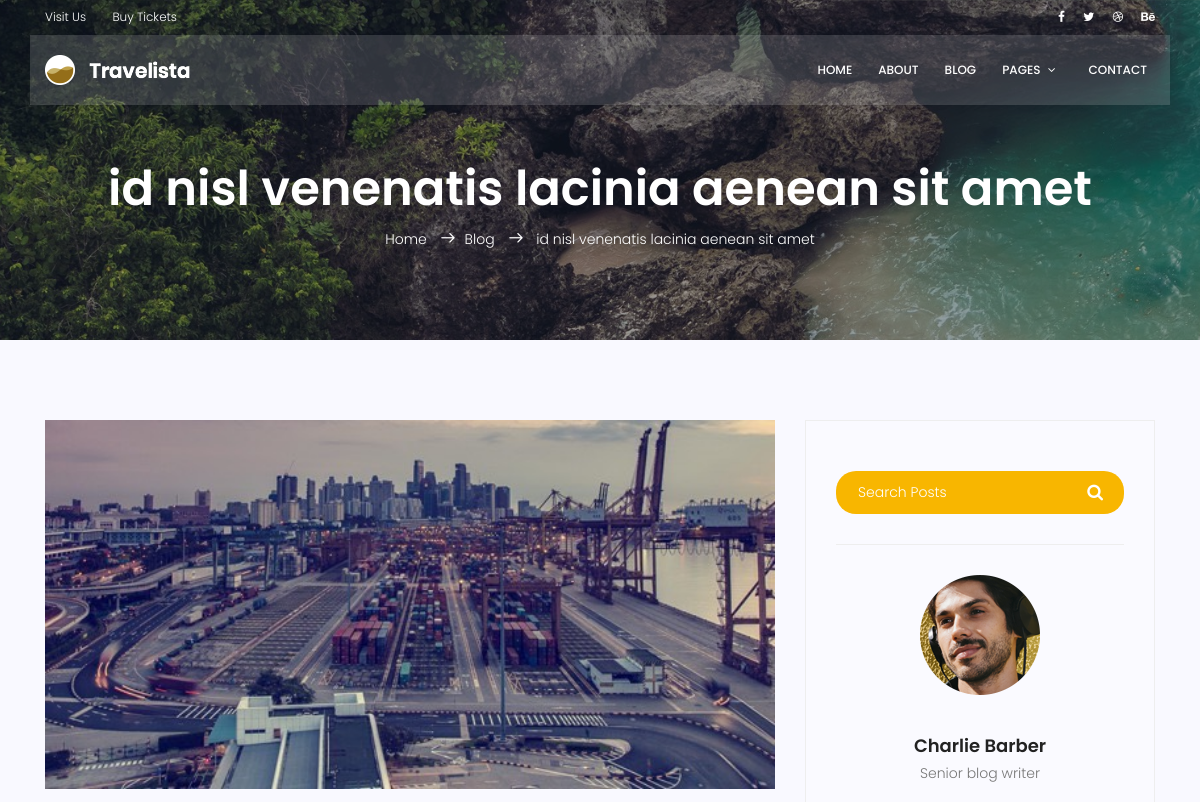
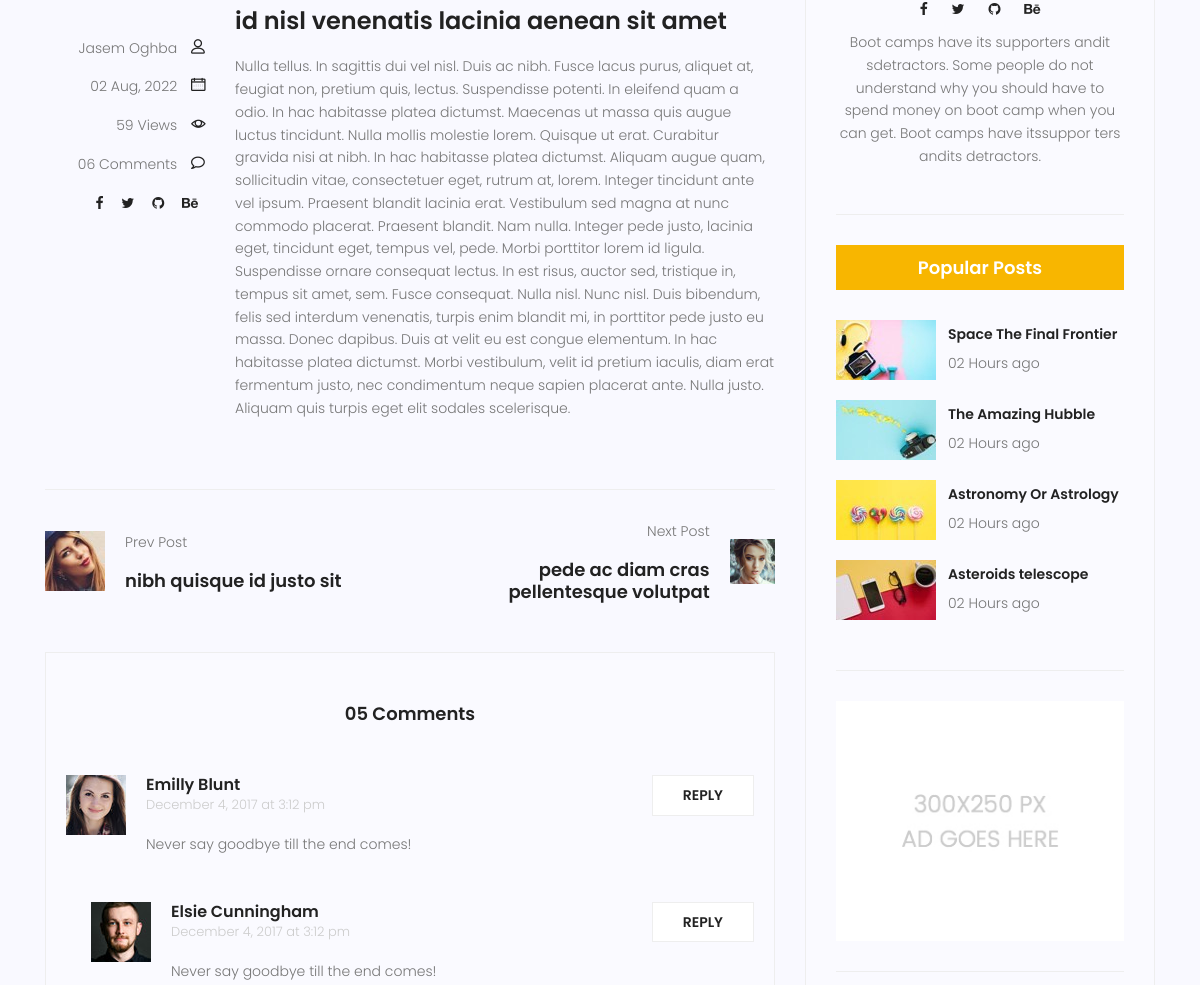
Page /blog/single/8/ (upper part) on the earlier database version (2 pictures, top to bottom).
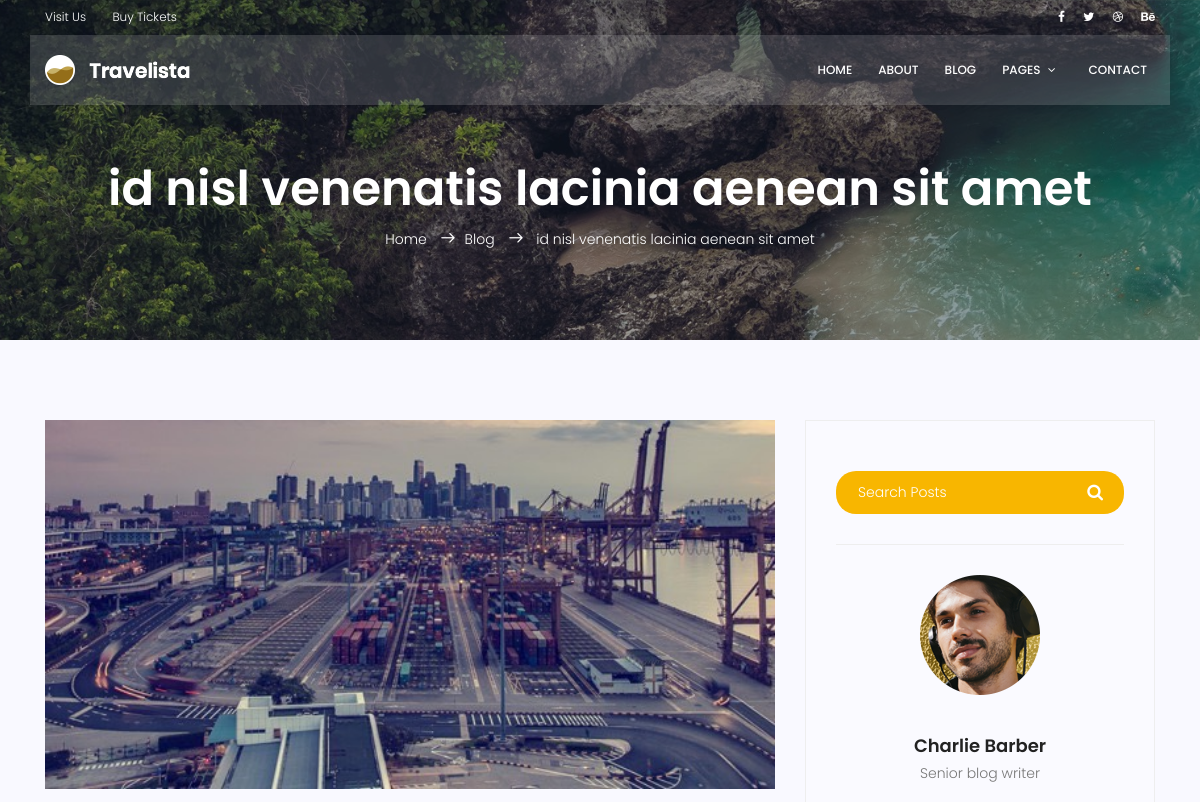
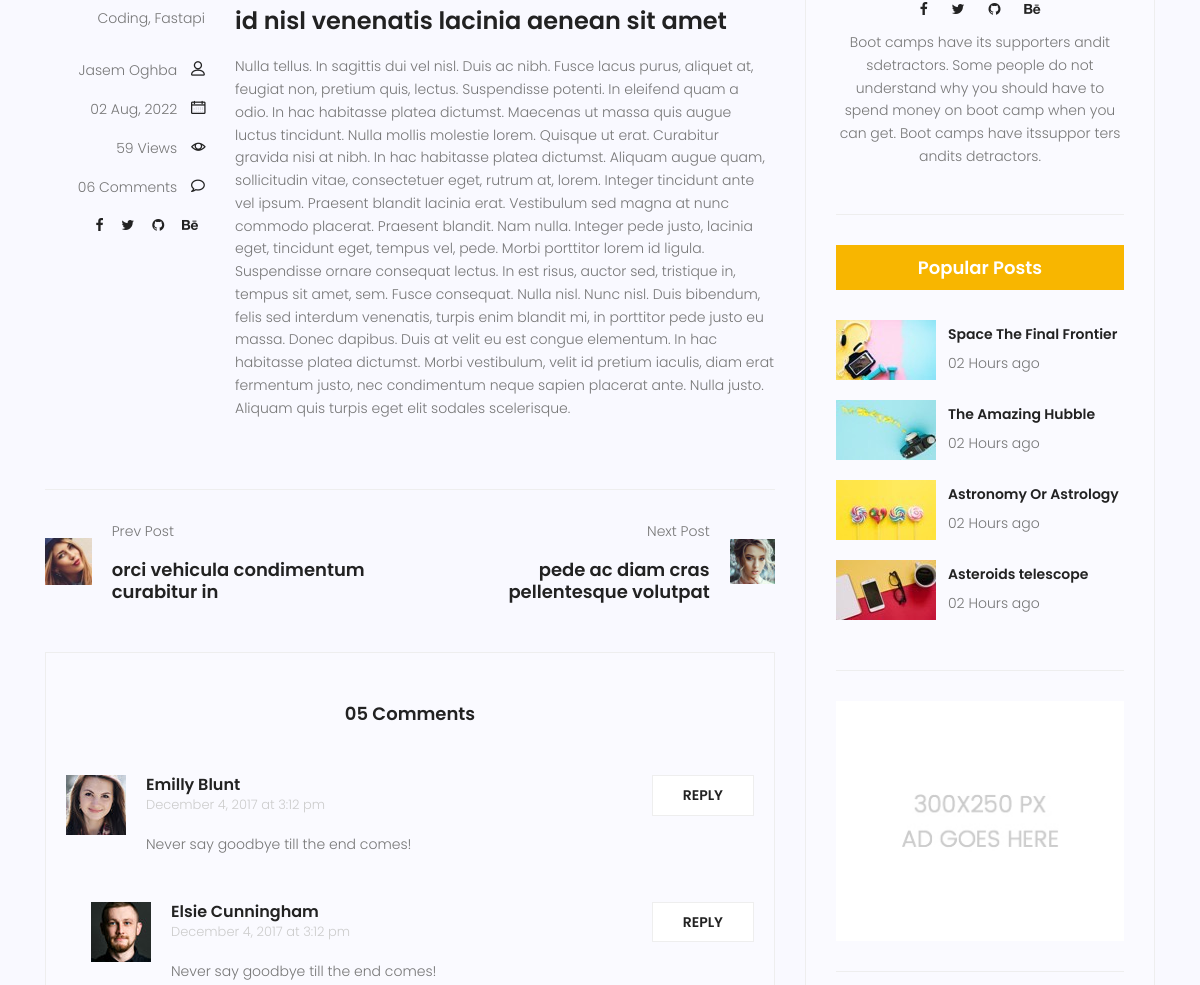
Same page on the later database version (2 pictures, top to bottom).
### blog/models.py (models this page shows, shortened)
class Post(models.Model):
    author = models.ForeignKey(to=User, on_delete=models.SET_NULL, null=True)
    image = models.ImageField(upload_to='blog_post/', default='blog_post/default.jpg')
    title = models.CharField(max_length=255)
    content = models.TextField()
    category = models.ManyToManyField(to=Category)
    counted_views = models.IntegerField(default=0)
    status = models.BooleanField(default=False)
    publish_date = models.DateTimeField(null=True)
    created_date = models.DateTimeField(auto_now_add=True)
    updated_date = models.DateTimeField(auto_now=True)
    class Meta:
        ordering = ['-publish_date']

class Category(models.Model):
    name = models.CharField(max_length=255)
    def __str__(self):
        return self.name

### blog/views.py (the view)
# urls.py: path('single/<int:post_id>/', blog_single_view, name='single')
def blog_single_view(request, post_id):
    current_post = get_object_or_404(Post, pk=post_id, publish_date__lte=timezone.now(), status=True)
    current_post.counted_views += 1
    current_post.save()
    all_post = Post.objects.filter(publish_date__lte=timezone.now(), status=True)
    prev_post = [post for post in all_post if post.publish_date < current_post.publish_date]
    next_post = [post for post in list(reversed(all_post)) if post.publish_date > current_post.publish_date]
    context = {
        'current_post': current_post,
        'next_post': next_post,
        'prev_post': prev_post
    }
    return render(request, template_name='blog/blog-single.html', context=context)

### blog/templates/blog/blog-single.html (shortened to what this page needs)
{% extends 'base.html' %}
{% load static %}
{% block content %}
<section class="relative about-banner">
    <div class="overlay overlay-bg"></div>
    <div class="container">
        <div class="row d-flex align-items-center justify-content-center">
            <div class="about-content col-lg-12">
                <h1 class="text-white">
                    {{ current_post.title }}
                </h1>
                <p class="text-white link-nav"><a href="{% url 'website:index' %}">Home </a> <span
                        class="lnr lnr-arrow-right"></span><a href="{% url 'blog:home' %}">Blog </a> <span
                        class="lnr lnr-arrow-right"></span> {{ current_post.title }}</p>
            </div>
        </div>
    </div>
</section>
<section class="post-content-area single-post-area">
    <div class="container">
        <div class="row">
            <div class="col-lg-8 posts-list">
                <div class="single-post row">
                    <div class="col-lg-12">
                        <div class="feature-img">
                            <img class="img-fluid" src="{{ current_post.image.url }}" alt="">
                        </div>
                    </div>
                    <div class="col-lg-3  col-md-3 meta-details">
                        <ul class="tags">
                            {{ current_post.category.all|join:", " }}
                        </ul>
                        <div class="user-details row">
                            <p class="user-name col-lg-12 col-md-12 col-6"><a href="#">{{ current_post.author.get_full_name }}</a> <span
                                    class="lnr lnr-user"></span></p>
                            <p class="date col-lg-12 col-md-12 col-6"><a href="#">{{ current_post.publish_date | date:'d M, Y' }}</a> <span
                                    class="lnr lnr-calendar-full"></span></p>
                            <p class="view col-lg-12 col-md-12 col-6"><a href="#">{{ current_post.counted_views }} Views</a> <span
                                    class="lnr lnr-eye"></span></p>
                            <p class="comments col-lg-12 col-md-12 col-6"><a href="#">06 Comments</a> <span
                                    class="lnr lnr-bubble"></span></p>
                            <ul class="social-links col-lg-12 col-md-12 col-6">
                                <li><a href="#"><i class="fa fa-facebook"></i></a></li>
                                <li><a href="#"><i class="fa fa-twitter"></i></a></li>
                                <li><a href="#"><i class="fa fa-github"></i></a></li>
                                <li><a href="#"><i class="fa fa-behance"></i></a></li>
                            </ul>
                        </div>
                    </div>
                    <div class="col-lg-9 col-md-9">
                        <h3 class="mt-20 mb-20">{{ current_post.title }}</h3>
                        <p class="excert">
                            {{ current_post.content }}
                        </p>
                    </div>
                </div>
                <div class="navigation-area">
                    <div class="row">
                        <div class="col-lg-6 col-md-6 col-12 nav-left flex-row d-flex justify-content-start align-items-center">
                            {% if prev_post %}
                                <div class="thumb">
                                    <a href="#"><img class="img-fluid" src="{% static 'img/blog/prev.jpg' %}" alt=""></a>
                                </div>
                                <div class="arrow">
                                    <a href="#"></a>
                                </div>
                                <div class="detials">
                                    <p>Prev Post</p>
                                    <a href="{% url 'blog:single' prev_post.0.id %}"><h4>{{ prev_post.0.title }}</h4></a>
                                </div>
                            {% endif %}
                        </div>
                        <div class="col-lg-6 col-md-6 col-12 nav-right flex-row d-flex justify-content-end align-items-center">
                            {% if next_post %}
                                <div class="detials">
                                    <p>Next Post</p>
                                    <a href="{% url 'blog:single' next_post.0.id %}"><h4>{{ next_post.0.title }}</h4></a>
                                </div>
                                <div class="arrow">
                                    <a href="#"></a>
                                </div>
                                <div class="thumb">
                                    <a href="#"><img class="img-fluid" src="{% static 'img/blog/next.jpg' %}" alt=""></a>
                                </div>
                            {% endif %}
                        </div>
                    </div>
                </div>
                <div class="comments-area">
                    <h4>05 Comments</h4>
                    <div class="comment-list">
                        <div class="single-comment justify-content-between d-flex">
                            <div class="user justify-content-between d-flex">
                                <div class="thumb">
                                    <img src="{% static 'img/blog/c1.jpg' %}" alt="">
                                </div>
                                <div class="desc">
                                    <h5><a href="#">Emilly Blunt</a></h5>
                                    <p class="date">December 4, 2017 at 3:12 pm </p>
                                    <p class="comment">
                                        Never say goodbye till the end comes!
                                    </p>
                                </div>
                            </div>
                            <div class="reply-btn">
                                <a href="" class="btn-reply text-uppercase">reply</a>
                            </div>
                        </div>
                    </div>
                    <div class="comment-list left-padding">
                        <div class="single-comment justify-content-between d-flex">
                            <div class="user justify-content-between d-flex">
                                <div class="thumb">
                                    <img src="{% static 'img/blog/c2.jpg' %}" alt="">
                                </div>
                                <div class="desc">
                                    <h5><a href="#">Elsie Cunningham</a></h5>
                                    <p class="date">December 4, 2017 at 3:12 pm </p>
                                    <p class="comment">
                                        Never say goodbye till the end comes!
                                    </p>
                                </div>
                            </div>
                            <div class="reply-btn">
                                <a href="" class="btn-reply text-uppercase">reply</a>
                            </div>
                        </div>
                    </div>
                </div>
            </div>
            <div class="col-lg-4 sidebar-widgets">
                <div class="widget-wrap">
                    <div class="single-sidebar-widget search-widget">
                        <form class="search-form" action="#">
                            <input placeholder="Search Posts" name="search" type="text" onfocus="this.placeholder = ''"
                                   onblur="this.placeholder = 'Search Posts'">
                            <button type="submit"><i class="fa fa-search"></i></button>
                        </form>
                    </div>
                    <div class="single-sidebar-widget user-info-widget">
                        <img src="{% static 'img/blog/user-info.png' %}" alt="">
                        <a href="#"><h4>Charlie Barber</h4></a>
                        <p>
                            Senior blog writer
                        </p>
                        <ul class="social-links">
                            <li><a href="#"><i class="fa fa-facebook"></i></a></li>
                            <li><a href="#"><i class="fa fa-twitter"></i></a></li>
                            <li><a href="#"><i class="fa fa-github"></i></a></li>
                            <li><a href="#"><i class="fa fa-behance"></i></a></li>
                        </ul>
                        <p>
                            Boot camps have its supporters andit sdetractors. Some people do not understand why you
                            should have to spend money on boot camp when you can get. Boot camps have itssuppor ters
                            andits detractors.
                        </p>
                    </div>
                    <div class="single-sidebar-widget popular-post-widget">
                        <h4 class="popular-title">Popular Posts</h4>
                        <div class="popular-post-list">
                            <div class="single-post-list d-flex flex-row align-items-center">
                                <div class="thumb">
                                    <img class="img-fluid" src="{% static 'img/blog/pp1.jpg' %}" alt="">
                                </div>
                                <div class="details">
                                    <a href="#"><h6>Space The Final Frontier</h6></a>
                                    <p>02 Hours ago</p>
                                </div>
                            </div>
                            <div class="single-post-list d-flex flex-row align-items-center">
                                <div class="thumb">
                                    <img class="img-fluid" src="{% static 'img/blog/pp2.jpg' %}" alt="">
                                </div>
                                <div class="details">
                                    <a href="#"><h6>The Amazing Hubble</h6></a>
                                    <p>02 Hours ago</p>
                                </div>
                            </div>
                            <div class="single-post-list d-flex flex-row align-items-center">
                                <div class="thumb">
                                    <img class="img-fluid" src="{% static 'img/blog/pp3.jpg' %}" alt="">
                                </div>
                                <div class="details">
                                    <a href="#"><h6>Astronomy Or Astrology</h6></a>
                                    <p>02 Hours ago</p>
                                </div>
                            </div>
                            <div class="single-post-list d-flex flex-row align-items-center">
                                <div class="thumb">
                                    <img class="img-fluid" src="{% static 'img/blog/pp4.jpg' %}" alt="">
                                </div>
                                <div class="details">
                                    <a href="#"><h6>Asteroids telescope</h6></a>
                                    <p>02 Hours ago</p>
                                </div>
                            </div>
                        </div>
                    </div>
                    <div class="single-sidebar-widget ads-widget">
                        <a href="#"><img class="img-fluid" src="{% static 'img/blog/ads-banner.jpg' %}" alt=""></a>
                    </div>
                </div>
            </div>
        </div>
    </div>
</section>
{% endblock %}

### templates/base.html (shortened to what this page needs)
<!DOCTYPE html>
<html lang="zxx" class="no-js">
<head>
    {% load static %}
    <link rel="stylesheet" href="{% static 'css/linearicons.css' %}">
    <link rel="stylesheet" href="{% static 'css/font-awesome.min.css' %}">
    <link rel="stylesheet" href="{% static 'css/bootstrap.css' %}">
    <link rel="stylesheet" href="{% static 'css/magnific-popup.css' %}">
    <link rel="stylesheet" href="{% static 'css/jquery-ui.css' %}">
    <link rel="stylesheet" href="{% static 'css/nice-select.css' %}">
    <link rel="stylesheet" href="{% static 'css/animate.min.css' %}">
    <link rel="stylesheet" href="{% static 'css/owl.carousel.css' %}">
    <link rel="stylesheet" href="{% static 'css/main.css' %}">
</head>
<body>
<header id="header">
    <div class="header-top">
        <div class="container">
            <div class="row align-items-center">
                <div class="col-lg-6 col-sm-6 col-6 header-top-left">
                    <ul>
                        <li><a href="#">Visit Us</a></li>
                        <li><a href="#">Buy Tickets</a></li>
                    </ul>
                </div>
                <div class="col-lg-6 col-sm-6 col-6 header-top-right">
                    <div class="header-social">
                        <a href="#"><i class="fa fa-facebook"></i></a>
                        <a href="#"><i class="fa fa-twitter"></i></a>
                        <a href="#"><i class="fa fa-dribbble"></i></a>
                        <a href="#"><i class="fa fa-behance"></i></a>
                    </div>
                </div>
            </div>
        </div>
    </div>
    <div class="container main-menu">
        <div class="row align-items-center justify-content-between d-flex">
            <div id="logo">
                <a href="{% url 'website:index' %}"><img src="{% static 'img/logo.png' %}" alt="" title=""/></a>
            </div>
            <nav id="nav-menu-container">
                <ul class="nav-menu">
                    <li><a href="{% url 'website:index' %}">Home</a></li>
                    <li><a href="{% url 'website:about' %}">About</a></li>
                    <li class="menu-has-children"><a href="{% url 'blog:home' %}">Blog</a></li>
                    <li class="menu-has-children"><a href="">Pages</a>
                    </li>
                    <li><a href="{% url 'website:contact' %}">Contact</a></li>
                </ul>
            </nav>
        </div>
    </div>
</header>
{% block content %}
{% endblock %}
</body>
</html>

Differences in the rows shown:
no longer on this page (row edited): Post: title "nibh quisque id justo sit"
changed Post "id nisl venenatis lacinia aenean sit amet": category.all (not shown) → "Coding, Fastapi"
now on this page (row edited): Post: title "orci vehicula condimentum curabitur in"
